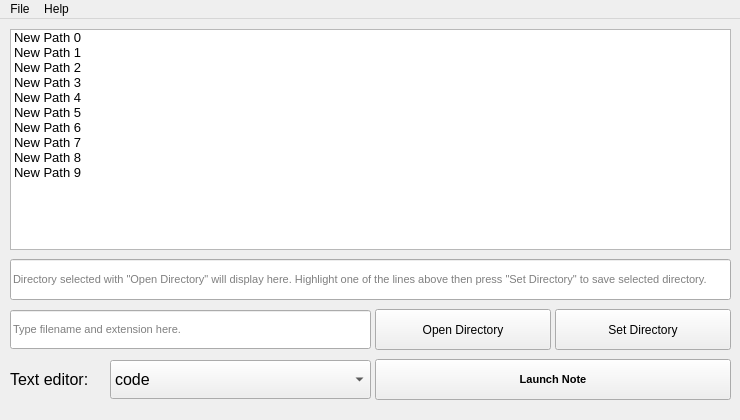
<?xml version="1.0" encoding="UTF-8"?>
<ui version="4.0">
 <class>note_creator</class>
 <widget class="QMainWindow" name="note_creator">
  <property name="geometry">
   <rect>
    <x>0</x>
    <y>0</y>
    <width>740</width>
    <height>420</height>
   </rect>
  </property>
  <property name="cursor">
   <cursorShape>ArrowCursor</cursorShape>
  </property>
  <property name="windowTitle">
   <string>Note Creator</string>
  </property>
  <property name="autoFillBackground">
   <bool>false</bool>
  </property>
  <widget class="QWidget" name="centralwidget">
   <widget class="QPushButton" name="launch_button">
    <property name="geometry">
     <rect>
      <x>375</x>
      <y>340</y>
      <width>356</width>
      <height>41</height>
     </rect>
    </property>
    <property name="font">
     <font>
      <pointsize>8</pointsize>
      <weight>75</weight>
      <bold>true</bold>
     </font>
    </property>
    <property name="focusPolicy">
     <enum>Qt::NoFocus</enum>
    </property>
    <property name="text">
     <string>Launch Note</string>
    </property>
   </widget>
   <widget class="QLineEdit" name="note_name_line">
    <property name="geometry">
     <rect>
      <x>10</x>
      <y>291</y>
      <width>361</width>
      <height>39</height>
     </rect>
    </property>
    <property name="sizePolicy">
     <sizepolicy hsizetype="Expanding" vsizetype="Expanding">
      <horstretch>0</horstretch>
      <verstretch>0</verstretch>
     </sizepolicy>
    </property>
    <property name="font">
     <font>
      <pointsize>8</pointsize>
      <weight>50</weight>
      <bold>false</bold>
     </font>
    </property>
    <property name="placeholderText">
     <string>Type filename and extension here.</string>
    </property>
   </widget>
   <widget class="QComboBox" name="editor_selection_dropdown_box">
    <property name="geometry">
     <rect>
      <x>110</x>
      <y>341</y>
      <width>261</width>
      <height>39</height>
     </rect>
    </property>
    <property name="sizePolicy">
     <sizepolicy hsizetype="Expanding" vsizetype="Expanding">
      <horstretch>0</horstretch>
      <verstretch>0</verstretch>
     </sizepolicy>
    </property>
    <property name="font">
     <font>
      <pointsize>12</pointsize>
      <weight>50</weight>
      <bold>false</bold>
     </font>
    </property>
    <property name="frame">
     <bool>true</bool>
    </property>
    <item>
     <property name="text">
      <string>code</string>
     </property>
    </item>
    <item>
     <property name="text">
      <string>notepad</string>
     </property>
    </item>
   </widget>
   <widget class="QLabel" name="label">
    <property name="geometry">
     <rect>
      <x>10</x>
      <y>340</y>
      <width>91</width>
      <height>41</height>
     </rect>
    </property>
    <property name="sizePolicy">
     <sizepolicy hsizetype="Preferred" vsizetype="Preferred">
      <horstretch>0</horstretch>
      <verstretch>0</verstretch>
     </sizepolicy>
    </property>
    <property name="font">
     <font>
      <pointsize>12</pointsize>
      <weight>50</weight>
      <bold>false</bold>
     </font>
    </property>
    <property name="frameShape">
     <enum>QFrame::NoFrame</enum>
    </property>
    <property name="frameShadow">
     <enum>QFrame::Plain</enum>
    </property>
    <property name="text">
     <string>Text editor:</string>
    </property>
   </widget>
   <widget class="QListWidget" name="favorite_list">
    <property name="geometry">
     <rect>
      <x>10</x>
      <y>10</y>
      <width>721</width>
      <height>221</height>
     </rect>
    </property>
    <property name="font">
     <font>
      <pointsize>10</pointsize>
      <weight>50</weight>
      <bold>false</bold>
     </font>
    </property>
    <item>
     <property name="text">
      <string>New Path 0</string>
     </property>
    </item>
    <item>
     <property name="text">
      <string>New Path 1</string>
     </property>
    </item>
    <item>
     <property name="text">
      <string>New Path 2</string>
     </property>
    </item>
    <item>
     <property name="text">
      <string>New Path 3</string>
     </property>
    </item>
    <item>
     <property name="text">
      <string>New Path 4</string>
     </property>
    </item>
    <item>
     <property name="text">
      <string>New Path 5</string>
     </property>
    </item>
    <item>
     <property name="text">
      <string>New Path 6</string>
     </property>
    </item>
    <item>
     <property name="text">
      <string>New Path 7</string>
     </property>
    </item>
    <item>
     <property name="text">
      <string>New Path 8</string>
     </property>
    </item>
    <item>
     <property name="text">
      <string>New Path 9</string>
     </property>
    </item>
   </widget>
   <widget class="QLineEdit" name="directory_line_edit">
    <property name="geometry">
     <rect>
      <x>10</x>
      <y>240</y>
      <width>721</width>
      <height>41</height>
     </rect>
    </property>
    <property name="sizePolicy">
     <sizepolicy hsizetype="Expanding" vsizetype="Expanding">
      <horstretch>0</horstretch>
      <verstretch>0</verstretch>
     </sizepolicy>
    </property>
    <property name="font">
     <font>
      <pointsize>8</pointsize>
     </font>
    </property>
    <property name="placeholderText">
     <string>Directory selected with &quot;Open Directory&quot; will display here. Highlight one of the lines above then press &quot;Set Directory&quot; to save selected directory.</string>
    </property>
   </widget>
   <widget class="QPushButton" name="set_button">
    <property name="geometry">
     <rect>
      <x>555</x>
      <y>290</y>
      <width>176</width>
      <height>41</height>
     </rect>
    </property>
    <property name="sizePolicy">
     <sizepolicy hsizetype="Minimum" vsizetype="Expanding">
      <horstretch>0</horstretch>
      <verstretch>0</verstretch>
     </sizepolicy>
    </property>
    <property name="text">
     <string>Set Directory</string>
    </property>
   </widget>
   <widget class="QPushButton" name="open_button">
    <property name="geometry">
     <rect>
      <x>375</x>
      <y>290</y>
      <width>176</width>
      <height>41</height>
     </rect>
    </property>
    <property name="sizePolicy">
     <sizepolicy hsizetype="Minimum" vsizetype="Expanding">
      <horstretch>0</horstretch>
      <verstretch>0</verstretch>
     </sizepolicy>
    </property>
    <property name="text">
     <string>Open Directory</string>
    </property>
   </widget>
  </widget>
  <widget class="QMenuBar" name="menubar">
   <property name="geometry">
    <rect>
     <x>0</x>
     <y>0</y>
     <width>740</width>
     <height>20</height>
    </rect>
   </property>
   <widget class="QMenu" name="menuNote_Creator">
    <property name="title">
     <string>File</string>
    </property>
    <addaction name="dropdown_file_exit"/>
   </widget>
   <widget class="QMenu" name="menuHelp">
    <property name="title">
     <string>Help</string>
    </property>
    <addaction name="actionAbout_Note_Creator"/>
   </widget>
   <addaction name="menuNote_Creator"/>
   <addaction name="menuHelp"/>
  </widget>
  <action name="dropdown_file_exit">
   <property name="text">
    <string>Exit</string>
   </property>
  </action>
  <action name="actionAbout_Note_Creator">
   <property name="text">
    <string>About Note Creator</string>
   </property>
  </action>
  <action name="actionSave_and_Close">
   <property name="text">
    <string>Save and Exit</string>
   </property>
  </action>
 </widget>
 <resources/>
 <connections/>
</ui>
